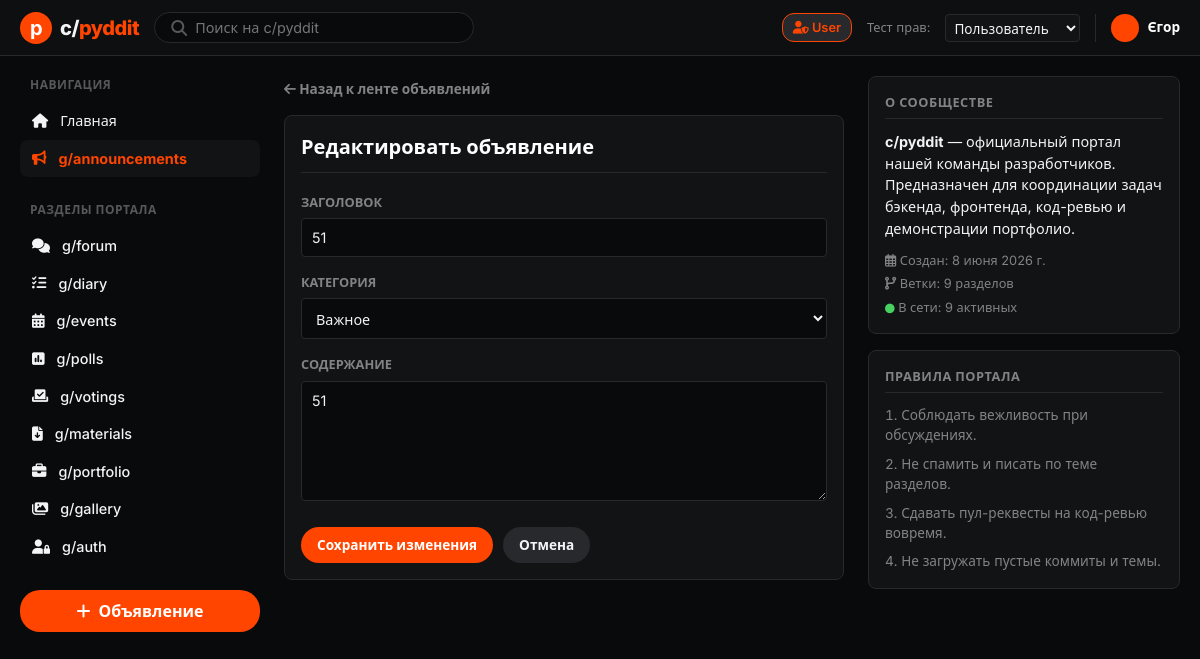
The app's page /announcements/12/edit/ with its own data.
### portal/models.py (models this page shows, shortened)
class Announcement(models.Model):
    CATEGORY_CHOICES = [
        ('Important', 'Важное'),
        ('General', 'Общее'),
        ('Event', 'Событие'),
        ('Academic', 'Учеба'),
    ]
    title = models.CharField(max_length=200, verbose_name="Заголовок")
    content = models.TextField(verbose_name="Содержание")
    category = models.CharField(
        max_length=20,
        choices=CATEGORY_CHOICES,
        default='General',
        verbose_name="Категория"
    )
    author_name = models.CharField(max_length=100, default="Администратор", verbose_name="Автор")
    likes = models.IntegerField(default=0, verbose_name="Рейтинг (лайки)")
    created_at = models.DateTimeField(auto_now_add=True, verbose_name="Дата создания")
    updated_at = models.DateTimeField(auto_now=True, verbose_name="Дата обновления")
    is_pinned = models.BooleanField(default=False, verbose_name="Закреплено")
    class Meta:
        ordering = ['-is_pinned', '-created_at']
        verbose_name = "Объявление"
        verbose_name_plural = "Объявления"

### portal/views.py (the view, shortened to what this page needs)
# urls.py: path('announcements/<int:pk>/edit/', views.announcement_edit, name='announcement_edit'),
def announcement_edit(request, pk):
    role = get_current_role(request)
    announcement = get_object_or_404(Announcement, pk=pk)
    context = {
        'role': role,
        'announcement': announcement,
    }
    return render(request, 'portal/announcement_edit.html', context)

### portal/views.py (called while the page is built)
def get_current_role(request):
    return request.session.get('role', 'User')

### portal/templates/portal/announcement_edit.html (shortened to what this page needs)
{% extends 'portal/base.html' %}
{% block content %}
    <div style="margin-bottom: 15px;">
        <a href="{% url 'announcements_list' %}" style="font-size: 0.85rem; color: var(--text-secondary); font-weight: 700;">
            <i class="fas fa-arrow-left"></i> Назад к ленте объявлений
        </a>
    </div>
    <div class="widget">
        <h2 style="font-size: 1.25rem; font-weight: 700; color: white; margin-bottom: 20px; border-bottom: 1px solid var(--border-color); padding-bottom: 10px;">
            Редактировать объявление
        </h2>
        <form action="{% url 'announcement_edit' announcement.pk %}" method="POST">
            <div class="form-group">
                <label for="title">Заголовок</label>
                <input type="text" name="title" id="title" class="form-control" value="{{ announcement.title }}" required>
            </div>
            <div class="form-group">
                <label for="category">Категория</label>
                <select name="category" id="category" class="form-control">
                    <option value="Important" {% if announcement.category == 'Important' %}selected{% endif %}>Важное</option>
                </select>
            </div>
            <div class="form-group">
                <label for="content">Содержание</label>
                <textarea name="content" id="content" class="form-control" required>{{ announcement.content }}</textarea>
            </div>
            <div style="display: flex; gap: 10px; margin-top: 20px;">
                <button type="submit" class="btn btn-primary">Сохранить изменения</button>
                <a href="{% url 'announcements_list' %}" class="btn btn-secondary" style="display: flex; align-items: center; justify-content: center;">Отмена</a>
            </div>
        </form>
    </div>
{% endblock %}

### portal/static/portal/css/styles.css (style rules this page uses)
:root { --bg-page: #090a0b; --bg-card: #121315; --bg-card-hover: #1a1b1e; --bg-header: #0e0f11; --border-color: #27292d; --border-hover: #3d4147; --text-primary: #f2f4f5; --text-secondary: #818384; --text-muted: #565859; --accent-orange: #ff4500; --accent-orange-hover: #ff581a; --accent-blue: #0079d3; --color-upvote: #ff4500; --color-downvote: #7193ff; --tag-important: #ea3838; --tag-academic: #a467ff; --tag-event: #24a0ed; --tag-general: #818384; --font-sans: 'Inter', system-ui, -apple-system, BlinkMacSystemFont, "Segoe UI", Roboto, sans-serif; --radius-sm: 4px; --radius-md: 8px; --radius-lg: 12px; --radius-circle: 50%; --shadow-sm: 0 2px 4px rgba(0, 0, 0, 0.5); --shadow-md: 0 4px 12px rgba(0, 0, 0, 0.7); --shadow-lg: 0 8px 24px rgba(0, 0, 0, 0.9); }
* { box-sizing: border-box; margin: 0; padding: 0; }
body { background-color: var(--bg-page); color: var(--text-primary); font-family: var(--font-sans); line-height: 1.5; overflow-y: scroll; }
a { color: var(--text-primary); text-decoration: none; transition: color 0.2s ease; }
button, input, textarea, select { font-family: inherit; font-size: inherit; color: inherit; }
.widget { background-color: var(--bg-card); border: 1px solid var(--border-color); border-radius: var(--radius-md); padding: 16px; }
.form-group { margin-bottom: 16px; }
.form-group label { display: block; font-size: 0.8rem; text-transform: uppercase; color: var(--text-secondary); font-weight: 700; margin-bottom: 6px; }
.form-control { width: 100%; background-color: var(--bg-page); border: 1px solid var(--border-color); border-radius: var(--radius-sm); padding: 10px; outline: none; font-size: 0.9rem; transition: border-color 0.2s; }
textarea.form-control { resize: vertical; min-height: 120px; }
.btn { padding: 8px 16px; border-radius: 20px; font-weight: 700; font-size: 0.85rem; cursor: pointer; border: none; transition: background-color 0.2s; }
.btn-secondary { background-color: var(--border-color); color: var(--text-primary); }
.btn-primary { background-color: var(--accent-orange); color: white; }

### records on screen
Announcement: title "51", category "Важное", content "51"

### other values on screen
{{ role }} "User"
